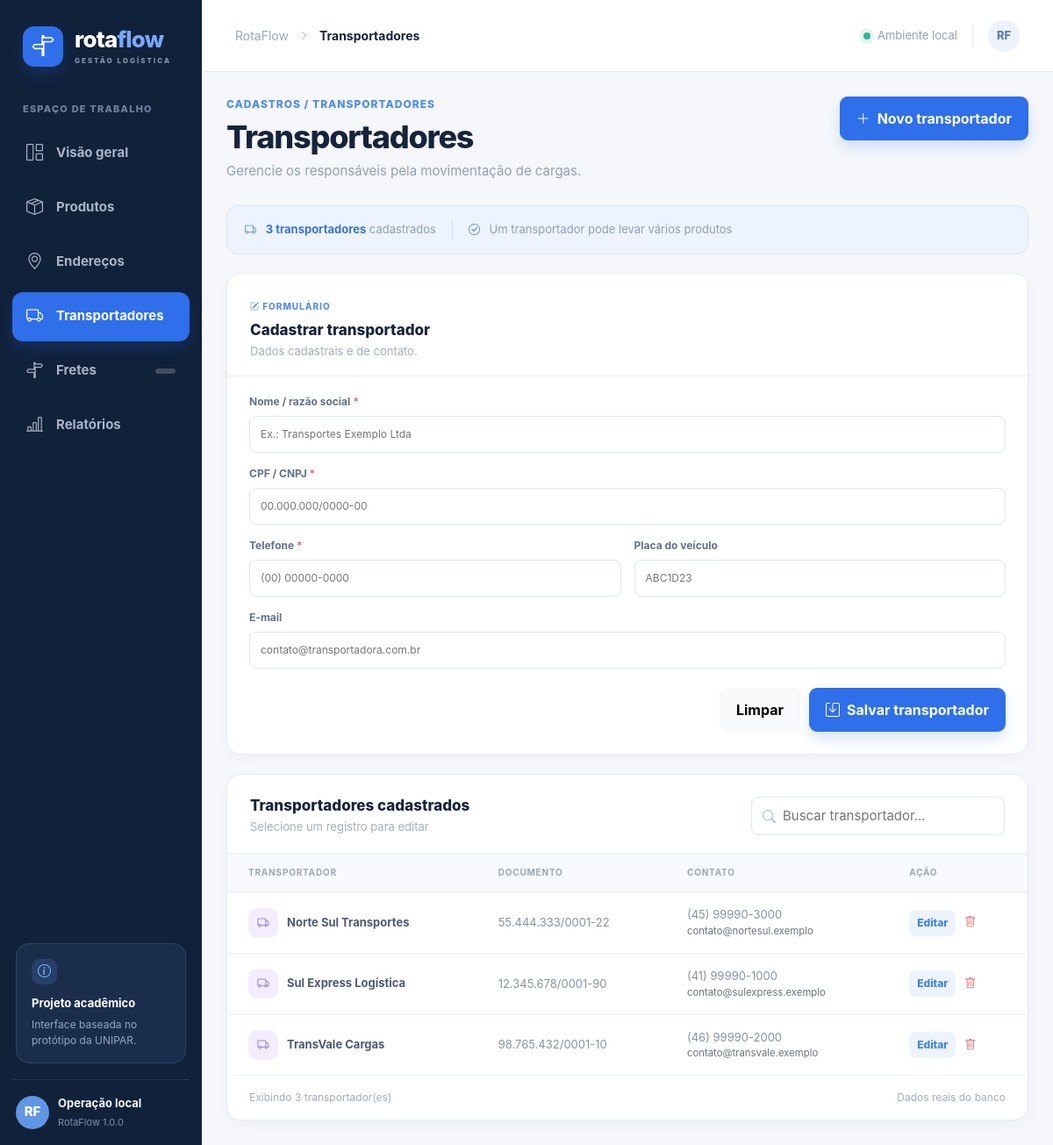
Screenshot of /index.php?route=carriers with the database file from the repository.
### tables this page shows
CREATE TABLE transportador (
    id INT UNSIGNED NOT NULL AUTO_INCREMENT,
    nome VARCHAR(150) NOT NULL,
    documento VARCHAR(20) NOT NULL,
    telefone VARCHAR(20) NOT NULL,
    email VARCHAR(150) NULL,
    placa_veiculo VARCHAR(8) NULL,
    created_at TIMESTAMP NOT NULL DEFAULT CURRENT_TIMESTAMP,
    updated_at TIMESTAMP NOT NULL DEFAULT CURRENT_TIMESTAMP ON UPDATE CURRENT_TIMESTAMP,
    PRIMARY KEY (id),
    UNIQUE KEY uq_transportador_documento (documento)
);

### app/helpers.php (called while the page is built, shortened)
<?php
function e(mixed $value): string
{
    return htmlspecialchars((string) ($value ?? ''), ENT_QUOTES | ENT_SUBSTITUTE, 'UTF-8');
}
function url(string $route = 'dashboard', array $query = []): string
{
    $script = str_replace('\\', '/', $_SERVER['SCRIPT_NAME'] ?? '/rotaflow/public/index.php');
    $base = rtrim(str_replace('/index.php', '', $script), '/');
    $params = array_merge(['route' => $route], $query);
    return $base . '/index.php?' . http_build_query($params);
}
function old(string $key, mixed $default = ''): string
{
    return e($_SESSION['_old'][$key] ?? $default);
}
function render(string $view, array $data = []): void
{
    extract($data, EXTR_SKIP);
    $viewFile = BASE_PATH . '/app/Views/' . $view . '.php';
    require $viewFile;
    require BASE_PATH . '/app/Views/layouts/app.php';
}

### app/Controllers/CarrierController.php (called while the page is built, shortened)
<?php
final class CarrierController extends Controller
{
    private CarrierRepository $repository;
    public function __construct()
    {
        $this->repository = new CarrierRepository(db());
    }
    public function index(): void
    {
        $search = trim((string) ($_GET['q'] ?? ''));
        $edit = isset($_GET['edit']) ? $this->repository->find((int) $_GET['edit']) : null;
        render('carriers/index', ['carriers' => $this->repository->all($search), 'edit' => $edit, 'search' => $search]);
    }
}

### public/index.php (called while the page is built, shortened)
<?php
$route = trim((string) ($_GET['route'] ?? 'dashboard'), '/');
$routes = [
    'dashboard' => [App\Controllers\DashboardController::class, 'index'],
    'products' => [App\Controllers\ProductController::class, 'index'],
    'products/save' => [App\Controllers\ProductController::class, 'save'],
    'products/delete' => [App\Controllers\ProductController::class, 'delete'],
    'addresses' => [App\Controllers\AddressController::class, 'index'],
    'addresses/save' => [App\Controllers\AddressController::class, 'save'],
    'addresses/delete' => [App\Controllers\AddressController::class, 'delete'],
    'carriers' => [App\Controllers\CarrierController::class, 'index'],
    'carriers/save' => [App\Controllers\CarrierController::class, 'save'],
    'carriers/delete' => [App\Controllers\CarrierController::class, 'delete'],
    'freights' => [App\Controllers\FreightController::class, 'index'],
    'freights/create' => [App\Controllers\FreightController::class, 'create'],
    'freights/save' => [App\Controllers\FreightController::class, 'save'],
    'freights/show' => [App\Controllers\FreightController::class, 'show'],
    'reports' => [App\Controllers\ReportController::class, 'index'],
    'reports/csv' => [App\Controllers\ReportController::class, 'csv'],
    'reports/pdf' => [App\Controllers\ReportController::class, 'pdf'],
];
try {
    [$controller, $action] = $routes[$route];
    (new $controller())->$action();
} catch (PDOException $exception) {
    http_response_code(503);
    render('layouts/error', ['message' => 'Não foi possível conectar ao banco de dados. Importe o database/schema.sql e confira config/database.local.php.']);
} catch (Throwable $exception) {
    http_response_code(500);
    render('layouts/error', ['message' => 'Ocorreu um erro inesperado. Revise os dados e tente novamente.']);
}

### app/Repositories/CarrierRepository.php (called while the page is built, shortened)
<?php
final class CarrierRepository extends BaseRepository
{
    public function all(string $search = ''): array
    {
        $sql = 'SELECT * FROM transportador';
        $params = [];
        $sql .= ' ORDER BY nome';
        $stmt = $this->pdo->prepare($sql);
        $stmt->execute($params);
        return $stmt->fetchAll();
    }
}

### app/Views/carriers/index.php (the view, shortened to what this page needs)
<section class="page-heading"><div><p class="eyebrow">CADASTROS / TRANSPORTADORES</p><h1>Transportadores</h1><p class="subheading">Gerencie os responsáveis pela movimentação de cargas.</p></div><a class="btn btn-primary" href="#transportador-form"><i class="bi bi-plus-lg me-2"></i>Novo transportador</a></section>
<div class="stat-strip"><span><i class="bi bi-truck"></i> <strong><?= e(count($carriers)) ?> transportadores</strong> cadastrados</span><span class="strip-separator"></span><span><i class="bi bi-check-circle"></i> Um transportador pode levar vários produtos</span></div>
<section class="catalog-layout"><div class="surface"><div class="section-head"><div><h2>Transportadores cadastrados</h2><p>Selecione um registro para editar</p></div><form class="searchbox" method="get"><input type="hidden" name="route" value="carriers"><i class="bi bi-search"></i><input name="q" value="<?= e($search) ?>" placeholder="Buscar transportador..." aria-label="Buscar transportador"></form></div><div class="table-wrap"><table class="data-table"><thead><tr><th>TRANSPORTADOR</th><th>DOCUMENTO</th><th>CONTATO</th><th>AÇÃO</th></tr></thead><tbody>
<?php foreach ($carriers as $carrier): ?><tr><td><span class="mini-carrier-icon"><i class="bi bi-truck"></i></span><span class="cell-strong"><?= e($carrier['nome']) ?></span></td><td><?= e($carrier['documento']) ?></td><td><?= e($carrier['telefone']) ?><small class="d-block text-secondary"><?= e($carrier['email']) ?></small></td><td><a class="edit-link" href="<?= e(url('carriers', ['edit' => $carrier['id']])) ?>#transportador-form">Editar</a><form class="d-inline" method="post" action="<?= e(url('carriers/delete')) ?>" onsubmit="return confirm('Excluir este transportador? Fretes relacionados impedem a exclusão.');"><?= csrf_field() ?><input type="hidden" name="id" value="<?= e($carrier['id']) ?>"><button class="delete-link" type="submit"><i class="bi bi-trash"></i></button></form></td></tr><?php endforeach; ?>
</tbody></table></div><div class="table-foot"><span>Exibindo <?= e(count($carriers)) ?> transportador(es)</span><span>Dados reais do banco</span></div></div>
<div class="surface form-panel" id="transportador-form"><div class="section-head"><div><span class="form-kicker"><i class="bi bi-pencil-square"></i> FORMULÁRIO</span><h2><?= $edit ? 'Editar transportador' : 'Cadastrar transportador' ?></h2><p>Dados cadastrais e de contato.</p></div></div><form method="post" action="<?= e(url('carriers/save')) ?>" class="needs-validation" novalidate><?= csrf_field() ?><input type="hidden" name="id" value="<?= e($edit['id'] ?? '') ?>"><label>Nome / razão social <span>*</span><input name="nome" required maxlength="150" value="<?= old('nome', $edit['nome'] ?? '') ?>" placeholder="Ex.: Transportes Exemplo Ltda"></label><label>CPF / CNPJ <span>*</span><input name="documento" required value="<?= old('documento', $edit['documento'] ?? '') ?>" placeholder="00.000.000/0000-00"></label><div class="field-grid"><label>Telefone <span>*</span><input name="telefone" required value="<?= old('telefone', $edit['telefone'] ?? '') ?>" placeholder="(00) 00000-0000"></label><label>Placa do veículo<input name="placa_veiculo" maxlength="8" value="<?= old('placa_veiculo', $edit['placa_veiculo'] ?? '') ?>" placeholder="ABC1D23"></label></div><label>E-mail<input name="email" type="email" value="<?= old('email', $edit['email'] ?? '') ?>" placeholder="contato@transportadora.com.br"></label><div class="form-actions"><a class="btn btn-light" href="<?= e(url('carriers')) ?>">Limpar</a><button type="submit" class="btn btn-primary"><i class="bi bi-save me-2"></i>Salvar transportador</button></div></form></div></section>

### rows the page displays
transportador: nome "Norte Sul Transportes", documento "55.444.333/0001-22", telefone "(45) 99990-3000", email "contato@nortesul.exemplo"
transportador: nome "Sul Express Logística", documento "12.345.678/0001-90", telefone "(41) 99990-1000", email "contato@sulexpress.exemplo"
transportador: nome "TransVale Cargas", documento "98.765.432/0001-10", telefone "(46) 99990-2000", email "contato@transvale.exemplo"

### other values shown
APP_VERSION "1.0.0"
$title "Transportadores"
count($carriers) "3"
